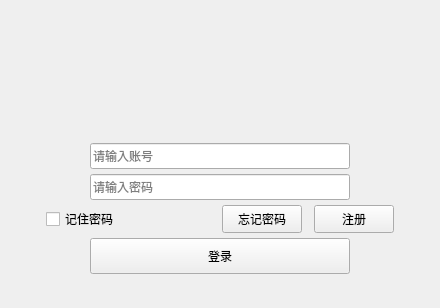
<?xml version="1.0" encoding="UTF-8"?>
<ui version="4.0">
 <class>UserLoginClass</class>
 <widget class="QWidget" name="UserLoginClass">
  <property name="geometry">
   <rect>
    <x>0</x>
    <y>0</y>
    <width>440</width>
    <height>308</height>
   </rect>
  </property>
  <property name="sizePolicy">
   <sizepolicy hsizetype="Preferred" vsizetype="Preferred">
    <horstretch>0</horstretch>
    <verstretch>0</verstretch>
   </sizepolicy>
  </property>
  <property name="minimumSize">
   <size>
    <width>434</width>
    <height>306</height>
   </size>
  </property>
  <property name="maximumSize">
   <size>
    <width>1000</width>
    <height>310</height>
   </size>
  </property>
  <property name="windowTitle">
   <string>UserLogin</string>
  </property>
  <layout class="QVBoxLayout" name="verticalLayout_4">
   <property name="leftMargin">
    <number>0</number>
   </property>
   <property name="topMargin">
    <number>0</number>
   </property>
   <property name="rightMargin">
    <number>0</number>
   </property>
   <property name="bottomMargin">
    <number>0</number>
   </property>
   <item>
    <widget class="QStackedWidget" name="stackedWidget">
     <property name="currentIndex">
      <number>0</number>
     </property>
     <widget class="QWidget" name="pageLogin">
      <layout class="QGridLayout" name="gridLayout_2">
       <property name="leftMargin">
        <number>0</number>
       </property>
       <property name="topMargin">
        <number>0</number>
       </property>
       <property name="rightMargin">
        <number>0</number>
       </property>
       <property name="bottomMargin">
        <number>0</number>
       </property>
       <property name="spacing">
        <number>0</number>
       </property>
       <item row="0" column="0">
        <layout class="QVBoxLayout" name="loginLayout">
         <property name="spacing">
          <number>0</number>
         </property>
         <item>
          <widget class="QWidget" name="titleWidget" native="true">
           <property name="sizePolicy">
            <sizepolicy hsizetype="Expanding" vsizetype="Expanding">
             <horstretch>0</horstretch>
             <verstretch>0</verstretch>
            </sizepolicy>
           </property>
           <property name="minimumSize">
            <size>
             <width>0</width>
             <height>106</height>
            </size>
           </property>
           <property name="maximumSize">
            <size>
             <width>16777215</width>
             <height>16777215</height>
            </size>
           </property>
           <property name="titleSkin" stdset="0">
            <bool>false</bool>
           </property>
          </widget>
         </item>
         <item>
          <widget class="QWidget" name="bodyWidget" native="true">
           <property name="sizePolicy">
            <sizepolicy hsizetype="Preferred" vsizetype="Preferred">
             <horstretch>0</horstretch>
             <verstretch>0</verstretch>
            </sizepolicy>
           </property>
           <property name="minimumSize">
            <size>
             <width>0</width>
             <height>200</height>
            </size>
           </property>
           <property name="bottomSkin" stdset="0">
            <bool>false</bool>
           </property>
           <layout class="QVBoxLayout" name="verticalLayout">
            <property name="spacing">
             <number>5</number>
            </property>
            <property name="leftMargin">
             <number>0</number>
            </property>
            <property name="topMargin">
             <number>0</number>
            </property>
            <property name="rightMargin">
             <number>0</number>
            </property>
            <property name="bottomMargin">
             <number>0</number>
            </property>
            <item>
             <spacer name="verticalSpacer">
              <property name="orientation">
               <enum>Qt::Vertical</enum>
              </property>
              <property name="sizeHint" stdset="0">
               <size>
                <width>20</width>
                <height>20</height>
               </size>
              </property>
             </spacer>
            </item>
            <item>
             <layout class="QHBoxLayout" name="horizontalLayout">
              <property name="spacing">
               <number>6</number>
              </property>
              <item>
               <spacer name="horizontalSpacer">
                <property name="orientation">
                 <enum>Qt::Horizontal</enum>
                </property>
                <property name="sizeHint" stdset="0">
                 <size>
                  <width>40</width>
                  <height>20</height>
                 </size>
                </property>
               </spacer>
              </item>
              <item>
               <widget class="QLineEdit" name="lineEditUserAccount">
                <property name="minimumSize">
                 <size>
                  <width>260</width>
                  <height>26</height>
                 </size>
                </property>
                <property name="maximumSize">
                 <size>
                  <width>260</width>
                  <height>26</height>
                 </size>
                </property>
                <property name="maxLength">
                 <number>33</number>
                </property>
                <property name="placeholderText">
                 <string>请输入账号</string>
                </property>
               </widget>
              </item>
              <item>
               <spacer name="horizontalSpacer_2">
                <property name="orientation">
                 <enum>Qt::Horizontal</enum>
                </property>
                <property name="sizeHint" stdset="0">
                 <size>
                  <width>40</width>
                  <height>20</height>
                 </size>
                </property>
               </spacer>
              </item>
             </layout>
            </item>
            <item>
             <layout class="QHBoxLayout" name="horizontalLayout_2">
              <property name="spacing">
               <number>6</number>
              </property>
              <item>
               <spacer name="horizontalSpacer_3">
                <property name="orientation">
                 <enum>Qt::Horizontal</enum>
                </property>
                <property name="sizeHint" stdset="0">
                 <size>
                  <width>40</width>
                  <height>20</height>
                 </size>
                </property>
               </spacer>
              </item>
              <item>
               <widget class="QLineEdit" name="lineEditUserPassword">
                <property name="minimumSize">
                 <size>
                  <width>260</width>
                  <height>26</height>
                 </size>
                </property>
                <property name="maximumSize">
                 <size>
                  <width>260</width>
                  <height>26</height>
                 </size>
                </property>
                <property name="maxLength">
                 <number>33</number>
                </property>
                <property name="echoMode">
                 <enum>QLineEdit::Password</enum>
                </property>
                <property name="placeholderText">
                 <string>请输入密码</string>
                </property>
               </widget>
              </item>
              <item>
               <spacer name="horizontalSpacer_4">
                <property name="orientation">
                 <enum>Qt::Horizontal</enum>
                </property>
                <property name="sizeHint" stdset="0">
                 <size>
                  <width>40</width>
                  <height>20</height>
                 </size>
                </property>
               </spacer>
              </item>
             </layout>
            </item>
            <item>
             <layout class="QHBoxLayout" name="horizontalLayout_3">
              <property name="spacing">
               <number>12</number>
              </property>
              <item>
               <spacer name="horizontalSpacer_5">
                <property name="orientation">
                 <enum>Qt::Horizontal</enum>
                </property>
                <property name="sizeHint" stdset="0">
                 <size>
                  <width>40</width>
                  <height>20</height>
                 </size>
                </property>
               </spacer>
              </item>
              <item>
               <widget class="QCheckBox" name="checkBox">
                <property name="sizePolicy">
                 <sizepolicy hsizetype="Fixed" vsizetype="Fixed">
                  <horstretch>0</horstretch>
                  <verstretch>0</verstretch>
                 </sizepolicy>
                </property>
                <property name="minimumSize">
                 <size>
                  <width>164</width>
                  <height>28</height>
                 </size>
                </property>
                <property name="maximumSize">
                 <size>
                  <width>164</width>
                  <height>28</height>
                 </size>
                </property>
                <property name="text">
                 <string>记住密码</string>
                </property>
               </widget>
              </item>
              <item>
               <widget class="QPushButton" name="buttonForgetPassword">
                <property name="sizePolicy">
                 <sizepolicy hsizetype="Fixed" vsizetype="Fixed">
                  <horstretch>0</horstretch>
                  <verstretch>0</verstretch>
                 </sizepolicy>
                </property>
                <property name="minimumSize">
                 <size>
                  <width>0</width>
                  <height>28</height>
                 </size>
                </property>
                <property name="maximumSize">
                 <size>
                  <width>16777215</width>
                  <height>28</height>
                 </size>
                </property>
                <property name="text">
                 <string>忘记密码</string>
                </property>
               </widget>
              </item>
              <item>
               <widget class="QPushButton" name="buttonRegister">
                <property name="sizePolicy">
                 <sizepolicy hsizetype="Fixed" vsizetype="Fixed">
                  <horstretch>0</horstretch>
                  <verstretch>0</verstretch>
                 </sizepolicy>
                </property>
                <property name="minimumSize">
                 <size>
                  <width>0</width>
                  <height>28</height>
                 </size>
                </property>
                <property name="maximumSize">
                 <size>
                  <width>16777215</width>
                  <height>28</height>
                 </size>
                </property>
                <property name="text">
                 <string>注册</string>
                </property>
               </widget>
              </item>
              <item>
               <spacer name="horizontalSpacer_6">
                <property name="orientation">
                 <enum>Qt::Horizontal</enum>
                </property>
                <property name="sizeHint" stdset="0">
                 <size>
                  <width>40</width>
                  <height>20</height>
                 </size>
                </property>
               </spacer>
              </item>
             </layout>
            </item>
            <item>
             <layout class="QHBoxLayout" name="horizontalLayout_4">
              <property name="spacing">
               <number>6</number>
              </property>
              <item>
               <spacer name="horizontalSpacer_7">
                <property name="orientation">
                 <enum>Qt::Horizontal</enum>
                </property>
                <property name="sizeHint" stdset="0">
                 <size>
                  <width>40</width>
                  <height>20</height>
                 </size>
                </property>
               </spacer>
              </item>
              <item>
               <widget class="QPushButton" name="buttonLogin">
                <property name="sizePolicy">
                 <sizepolicy hsizetype="Fixed" vsizetype="Fixed">
                  <horstretch>0</horstretch>
                  <verstretch>0</verstretch>
                 </sizepolicy>
                </property>
                <property name="minimumSize">
                 <size>
                  <width>260</width>
                  <height>36</height>
                 </size>
                </property>
                <property name="maximumSize">
                 <size>
                  <width>260</width>
                  <height>36</height>
                 </size>
                </property>
                <property name="text">
                 <string>登录</string>
                </property>
               </widget>
              </item>
              <item>
               <spacer name="horizontalSpacer_8">
                <property name="orientation">
                 <enum>Qt::Horizontal</enum>
                </property>
                <property name="sizeHint" stdset="0">
                 <size>
                  <width>40</width>
                  <height>20</height>
                 </size>
                </property>
               </spacer>
              </item>
             </layout>
            </item>
            <item>
             <spacer name="verticalSpacer_2">
              <property name="orientation">
               <enum>Qt::Vertical</enum>
              </property>
              <property name="sizeHint" stdset="0">
               <size>
                <width>17</width>
                <height>20</height>
               </size>
              </property>
             </spacer>
            </item>
           </layout>
          </widget>
         </item>
        </layout>
       </item>
      </layout>
     </widget>
     <widget class="QWidget" name="pageRegister">
      <layout class="QVBoxLayout" name="verticalLayout_5">
       <property name="spacing">
        <number>0</number>
       </property>
       <property name="leftMargin">
        <number>0</number>
       </property>
       <property name="topMargin">
        <number>0</number>
       </property>
       <property name="rightMargin">
        <number>0</number>
       </property>
       <property name="bottomMargin">
        <number>0</number>
       </property>
       <item>
        <layout class="QVBoxLayout" name="verticalLayout_3">
         <property name="spacing">
          <number>0</number>
         </property>
         <item>
          <widget class="QWidget" name="titleWidget_2" native="true">
           <property name="sizePolicy">
            <sizepolicy hsizetype="Expanding" vsizetype="Expanding">
             <horstretch>0</horstretch>
             <verstretch>0</verstretch>
            </sizepolicy>
           </property>
           <property name="minimumSize">
            <size>
             <width>0</width>
             <height>106</height>
            </size>
           </property>
           <property name="maximumSize">
            <size>
             <width>16777215</width>
             <height>16777215</height>
            </size>
           </property>
           <property name="titleSkin" stdset="0">
            <bool>false</bool>
           </property>
          </widget>
         </item>
         <item>
          <widget class="QWidget" name="bodyWidget_2" native="true">
           <property name="sizePolicy">
            <sizepolicy hsizetype="Preferred" vsizetype="Expanding">
             <horstretch>0</horstretch>
             <verstretch>0</verstretch>
            </sizepolicy>
           </property>
           <property name="minimumSize">
            <size>
             <width>0</width>
             <height>150</height>
            </size>
           </property>
           <property name="bottomSkin" stdset="0">
            <bool>true</bool>
           </property>
           <layout class="QVBoxLayout" name="verticalLayout_2">
            <property name="spacing">
             <number>4</number>
            </property>
            <property name="leftMargin">
             <number>0</number>
            </property>
            <property name="topMargin">
             <number>0</number>
            </property>
            <property name="rightMargin">
             <number>0</number>
            </property>
            <property name="bottomMargin">
             <number>0</number>
            </property>
            <item>
             <spacer name="verticalSpacer_3">
              <property name="orientation">
               <enum>Qt::Vertical</enum>
              </property>
              <property name="sizeHint" stdset="0">
               <size>
                <width>20</width>
                <height>40</height>
               </size>
              </property>
             </spacer>
            </item>
            <item>
             <layout class="QHBoxLayout" name="horizontalLayout_5">
              <property name="spacing">
               <number>6</number>
              </property>
              <item>
               <spacer name="horizontalSpacer_9">
                <property name="orientation">
                 <enum>Qt::Horizontal</enum>
                </property>
                <property name="sizeHint" stdset="0">
                 <size>
                  <width>40</width>
                  <height>20</height>
                 </size>
                </property>
               </spacer>
              </item>
              <item>
               <widget class="QLineEdit" name="lineEditUserAccount_2">
                <property name="minimumSize">
                 <size>
                  <width>260</width>
                  <height>26</height>
                 </size>
                </property>
                <property name="maximumSize">
                 <size>
                  <width>260</width>
                  <height>26</height>
                 </size>
                </property>
                <property name="maxLength">
                 <number>33</number>
                </property>
                <property name="placeholderText">
                 <string>请输入账号</string>
                </property>
               </widget>
              </item>
              <item>
               <spacer name="horizontalSpacer_10">
                <property name="orientation">
                 <enum>Qt::Horizontal</enum>
                </property>
                <property name="sizeHint" stdset="0">
                 <size>
                  <width>40</width>
                  <height>20</height>
                 </size>
                </property>
               </spacer>
              </item>
             </layout>
            </item>
            <item>
             <layout class="QHBoxLayout" name="horizontalLayout_6">
              <property name="spacing">
               <number>6</number>
              </property>
              <item>
               <spacer name="horizontalSpacer_11">
                <property name="orientation">
                 <enum>Qt::Horizontal</enum>
                </property>
                <property name="sizeHint" stdset="0">
                 <size>
                  <width>40</width>
                  <height>20</height>
                 </size>
                </property>
               </spacer>
              </item>
              <item>
               <widget class="QLineEdit" name="lineEditUserPassword_2">
                <property name="minimumSize">
                 <size>
                  <width>260</width>
                  <height>26</height>
                 </size>
                </property>
                <property name="maximumSize">
                 <size>
                  <width>260</width>
                  <height>26</height>
                 </size>
                </property>
                <property name="maxLength">
                 <number>33</number>
                </property>
                <property name="echoMode">
                 <enum>QLineEdit::Password</enum>
                </property>
                <property name="placeholderText">
                 <string>请输入密码</string>
                </property>
               </widget>
              </item>
              <item>
               <spacer name="horizontalSpacer_12">
                <property name="orientation">
                 <enum>Qt::Horizontal</enum>
                </property>
                <property name="sizeHint" stdset="0">
                 <size>
                  <width>40</width>
                  <height>20</height>
                 </size>
                </property>
               </spacer>
              </item>
             </layout>
            </item>
            <item>
             <layout class="QHBoxLayout" name="horizontalLayout_7">
              <property name="spacing">
               <number>6</number>
              </property>
              <item>
               <spacer name="horizontalSpacer_13">
                <property name="orientation">
                 <enum>Qt::Horizontal</enum>
                </property>
                <property name="sizeHint" stdset="0">
                 <size>
                  <width>40</width>
                  <height>20</height>
                 </size>
                </property>
               </spacer>
              </item>
              <item>
               <widget class="QLineEdit" name="lineEditUserPasswordConfirm">
                <property name="minimumSize">
                 <size>
                  <width>260</width>
                  <height>26</height>
                 </size>
                </property>
                <property name="maximumSize">
                 <size>
                  <width>260</width>
                  <height>26</height>
                 </size>
                </property>
                <property name="maxLength">
                 <number>33</number>
                </property>
                <property name="echoMode">
                 <enum>QLineEdit::Password</enum>
                </property>
                <property name="placeholderText">
                 <string>请再次输入密码</string>
                </property>
               </widget>
              </item>
              <item>
               <spacer name="horizontalSpacer_14">
                <property name="orientation">
                 <enum>Qt::Horizontal</enum>
                </property>
                <property name="sizeHint" stdset="0">
                 <size>
                  <width>40</width>
                  <height>20</height>
                 </size>
                </property>
               </spacer>
              </item>
             </layout>
            </item>
            <item>
             <spacer name="verticalSpacer_4">
              <property name="orientation">
               <enum>Qt::Vertical</enum>
              </property>
              <property name="sizeHint" stdset="0">
               <size>
                <width>20</width>
                <height>10</height>
               </size>
              </property>
             </spacer>
            </item>
            <item>
             <layout class="QHBoxLayout" name="horizontalLayout_8">
              <property name="spacing">
               <number>6</number>
              </property>
              <item>
               <spacer name="horizontalSpacer_15">
                <property name="orientation">
                 <enum>Qt::Horizontal</enum>
                </property>
                <property name="sizeHint" stdset="0">
                 <size>
                  <width>40</width>
                  <height>20</height>
                 </size>
                </property>
               </spacer>
              </item>
              <item>
               <widget class="QPushButton" name="buttonRegister2">
                <property name="sizePolicy">
                 <sizepolicy hsizetype="Fixed" vsizetype="Fixed">
                  <horstretch>0</horstretch>
                  <verstretch>0</verstretch>
                 </sizepolicy>
                </property>
                <property name="minimumSize">
                 <size>
                  <width>260</width>
                  <height>36</height>
                 </size>
                </property>
                <property name="maximumSize">
                 <size>
                  <width>260</width>
                  <height>36</height>
                 </size>
                </property>
                <property name="text">
                 <string>注册</string>
                </property>
               </widget>
              </item>
              <item>
               <spacer name="horizontalSpacer_16">
                <property name="orientation">
                 <enum>Qt::Horizontal</enum>
                </property>
                <property name="sizeHint" stdset="0">
                 <size>
                  <width>40</width>
                  <height>20</height>
                 </size>
                </property>
               </spacer>
              </item>
             </layout>
            </item>
            <item>
             <spacer name="verticalSpacer_5">
              <property name="orientation">
               <enum>Qt::Vertical</enum>
              </property>
              <property name="sizeHint" stdset="0">
               <size>
                <width>20</width>
                <height>20</height>
               </size>
              </property>
             </spacer>
            </item>
           </layout>
          </widget>
         </item>
        </layout>
       </item>
      </layout>
     </widget>
    </widget>
   </item>
  </layout>
 </widget>
 <layoutdefault spacing="6" margin="11"/>
 <resources/>
 <connections/>
</ui>
